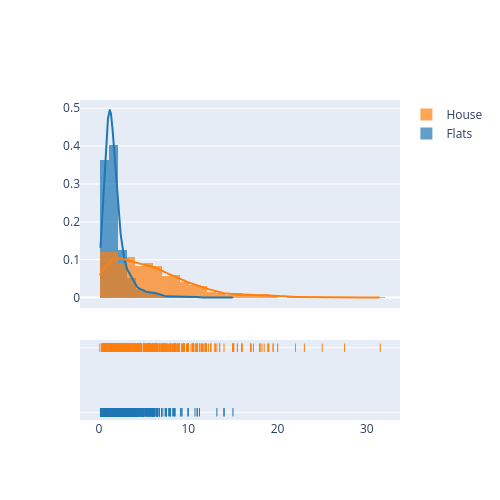

Notebook code cell kept with this figure:
### Code cell
fig = ff.create_distplot(hist_data= [flat_hist_data, house_hist_data], group_labels=['Flats', 'House'])

fig.show()

### Figure 1 — Plotly figure (JSON) as saved in the notebook; plotly's stock layout.template omitted (floating-point values rounded to 4 significant figures; data arrays with more than 128 entries replaced by an {"elided": "..."} marker saying what was removed)
{"data": [{"autobinx": false, "histnorm": "probability density", "legendgroup": "Flats", "marker": {"color": "rgb(31, 119, 180)"}, "name": "Flats", "opacity": 0.7, "type": "histogram", "x": {"elided": "2855 float values"}, "xaxis": "x", "xbins": {"end": 15, "size": 1, "start": 0.16}, "yaxis": "y"}, {"autobinx": false, "histnorm": "probability density", "legendgroup": "House", "marker": {"color": "rgb(255, 127, 14)"}, "name": "House", "opacity": 0.7, "type": "histogram", "x": {"elided": "644 float values"}, "xaxis": "x", "xbins": {"end": 31.5, "size": 1, "start": 0.08}, "yaxis": "y"}, {"legendgroup": "Flats", "marker": {"color": "rgb(31, 119, 180)"}, "mode": "lines", "name": "Flats", "showlegend": false, "type": "scatter", "x": {"elided": "500 float values"}, "xaxis": "x", "y": {"elided": "500 float values"}, "yaxis": "y"}, {"legendgroup": "House", "marker": {"color": "rgb(255, 127, 14)"}, "mode": "lines", "name": "House", "showlegend": false, "type": "scatter", "x": {"elided": "500 float values"}, "xaxis": "x", "y": {"elided": "500 float values"}, "yaxis": "y"}, {"legendgroup": "Flats", "marker": {"color": "rgb(31, 119, 180)", "symbol": "line-ns-open"}, "mode": "markers", "name": "Flats", "showlegend": false, "type": "scatter", "x": {"elided": "2855 float values"}, "xaxis": "x", "y": {"elided": "2855 str values"}, "yaxis": "y2"}, {"legendgroup": "House", "marker": {"color": "rgb(255, 127, 14)", "symbol": "line-ns-open"}, "mode": "markers", "name": "House", "showlegend": false, "type": "scatter", "x": {"elided": "644 float values"}, "xaxis": "x", "y": {"elided": "644 str values"}, "yaxis": "y2"}], "layout": {"barmode": "overlay", "height": 500, "hovermode": "closest", "legend": {"traceorder": "reversed"}, "width": 500, "xaxis": {"anchor": "y2", "domain": [0, 1], "zeroline": false}, "yaxis": {"anchor": "free", "domain": [0.35, 1], "position": 0}, "yaxis2": {"anchor": "x", "domain": [0, 0.25], "dtick": 1, "showticklabels": false}}}
